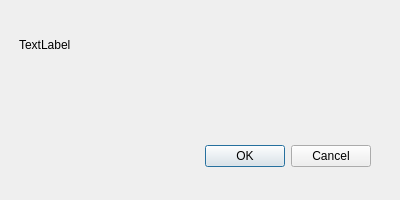
<?xml version="1.0" encoding="UTF-8"?>
<ui version="4.0">
 <class>Dialog</class>
 <widget class="QDialog" name="Dialog">
  <property name="geometry">
   <rect>
    <x>0</x>
    <y>0</y>
    <width>400</width>
    <height>200</height>
   </rect>
  </property>
  <property name="minimumSize">
   <size>
    <width>400</width>
    <height>200</height>
   </size>
  </property>
  <property name="maximumSize">
   <size>
    <width>400</width>
    <height>200</height>
   </size>
  </property>
  <property name="windowTitle">
   <string>Dialog</string>
  </property>
  <widget class="QWidget" name="layoutWidget">
   <property name="geometry">
    <rect>
     <x>20</x>
     <y>140</y>
     <width>351</width>
     <height>33</height>
    </rect>
   </property>
   <layout class="QHBoxLayout">
    <property name="spacing">
     <number>6</number>
    </property>
    <property name="margin">
     <number>0</number>
    </property>
    <item>
     <spacer>
      <property name="orientation">
       <enum>Qt::Horizontal</enum>
      </property>
      <property name="sizeHint" stdset="0">
       <size>
        <width>131</width>
        <height>31</height>
       </size>
      </property>
     </spacer>
    </item>
    <item>
     <widget class="QPushButton" name="okButton">
      <property name="text">
       <string>OK</string>
      </property>
     </widget>
    </item>
    <item>
     <widget class="QPushButton" name="cancelButton">
      <property name="text">
       <string>Cancel</string>
      </property>
     </widget>
    </item>
   </layout>
  </widget>
  <widget class="QWidget" name="verticalLayoutWidget">
   <property name="geometry">
    <rect>
     <x>19</x>
     <y>19</y>
     <width>351</width>
     <height>51</height>
    </rect>
   </property>
   <layout class="QVBoxLayout" name="verticalLayout">
    <item>
     <widget class="QLabel" name="error_message">
      <property name="text">
       <string>TextLabel</string>
      </property>
     </widget>
    </item>
   </layout>
  </widget>
 </widget>
 <resources/>
 <connections>
  <connection>
   <sender>okButton</sender>
   <signal>clicked()</signal>
   <receiver>Dialog</receiver>
   <slot>accept()</slot>
   <hints>
    <hint type="sourcelabel">
     <x>278</x>
     <y>253</y>
    </hint>
    <hint type="destinationlabel">
     <x>96</x>
     <y>254</y>
    </hint>
   </hints>
  </connection>
  <connection>
   <sender>cancelButton</sender>
   <signal>clicked()</signal>
   <receiver>Dialog</receiver>
   <slot>reject()</slot>
   <hints>
    <hint type="sourcelabel">
     <x>369</x>
     <y>253</y>
    </hint>
    <hint type="destinationlabel">
     <x>179</x>
     <y>282</y>
    </hint>
   </hints>
  </connection>
 </connections>
</ui>
